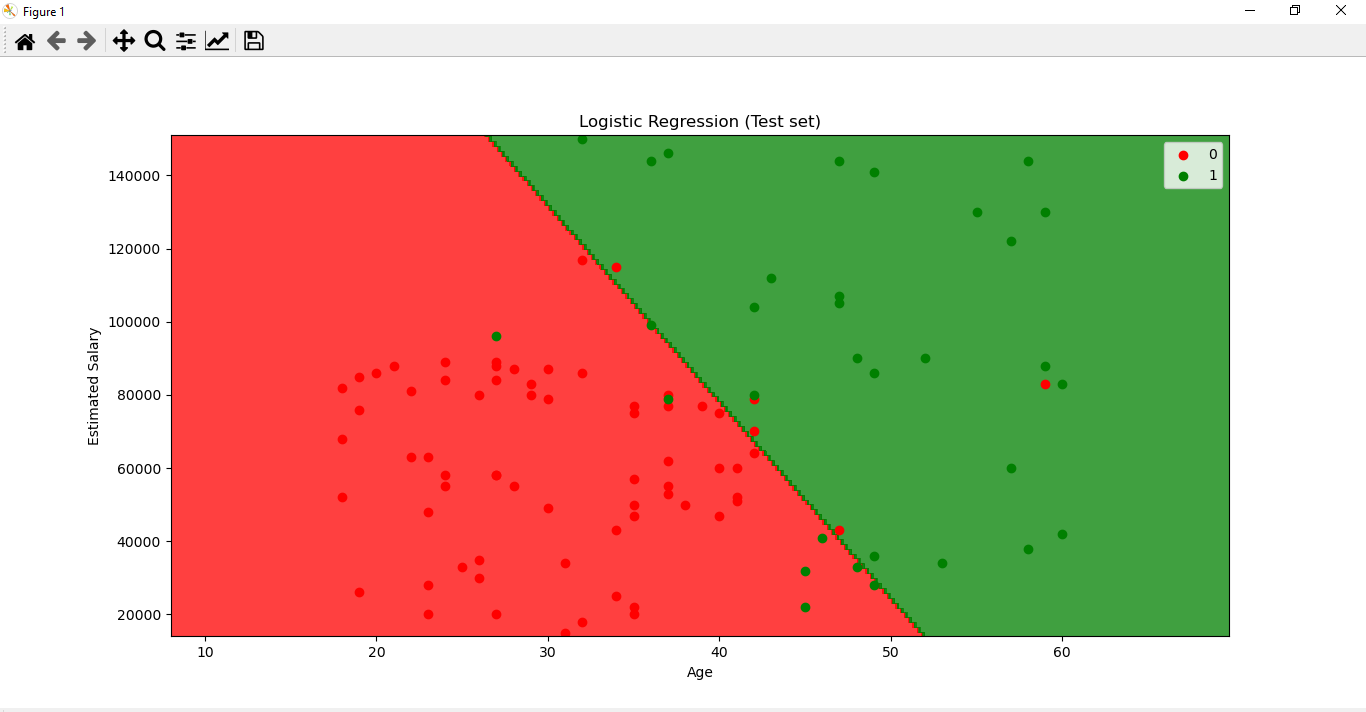

Python code for this plot:
# logistic regression
import numpy as np
import matplotlib.pyplot as plt
import pandas as pd

dataset = pd.read_csv('Social_Network_Ads.csv')
X = dataset.iloc[:, :-1].values
y = dataset.iloc[:, -1].values

print("######################################################")

#Splitting the dataset into the Training set and Test set
from sklearn.model_selection import train_test_split
X_train, X_test, y_train, y_test = train_test_split(X, y, test_size = 0.25, random_state = 0 )

#y = y.reshape(len(y),1)

# Feature Scaling
from sklearn.preprocessing import StandardScaler
sc_X = StandardScaler()
X_train = sc_X.fit_transform(X_train)
X_test = sc_X.fit_transform(X_test)



# Fitting the logistic regression model to training dataset
# create your regressor
from sklearn.linear_model import LogisticRegression
classifier = LogisticRegression(random_state = 0)
classifier.fit(X_train, y_train)

print(classifier.predict(sc_X.transform([[30,87000]])))

# Predict the test set results
y_pred = classifier.predict(X_test)

# Making Confusion Matrix
from sklearn.metrics import confusion_matrix, accuracy_score
cm = confusion_matrix(y_test, y_pred)
print(cm)
acs = accuracy_score(y_test, y_pred)
print(acs)

"""# Visualizing the training set results
from matplotlib.colors import ListedColormap
sc = StandardScaler()
X_set, y_set = sc_X.inverse_transform(X_train), y_train
X1, X2 = np.meshgrid(np.arange(start = X_set[:, 0].min() - 10, stop = X_set[:, 0].max() + 10, step = 0.25),
                     np.arange(start = X_set[:, 1].min() - 1000, stop = X_set[:, 1].max() + 1000, step = 0.25))
plt.contourf(X1, X2, classifier.predict(sc_X.transform(np.array([X1.ravel(), X2.ravel()]).T)).reshape(X1.shape),
             alpha = 0.75, cmap = ListedColormap(('red', 'green')))
plt.xlim(X1.min(), X1.max())
plt.ylim(X2.min(), X2.max())
for i, j in enumerate(np.unique(y_set)):
    plt.scatter(X_set[y_set == j, 0], X_set[y_set == j, 1], c = ListedColormap(('red', 'green'))(i), label = j)
plt.title('Logistic Regression (Training set)')
plt.xlabel('Age')
plt.ylabel('Estimated Salary')
plt.legend()
plt.show()"""

# Visualizing the test set results
from matplotlib.colors import ListedColormap
sc = StandardScaler()
X_set, y_set = sc_X.inverse_transform(X_test), y_test
X1, X2 = np.meshgrid(np.arange(start = X_set[:, 0].min() - 10, stop = X_set[:, 0].max() + 10, step = 0.25),
                     np.arange(start = X_set[:, 1].min() - 1000, stop = X_set[:, 1].max() + 1000, step = 0.25))
plt.contourf(X1, X2, classifier.predict(sc_X.transform(np.array([X1.ravel(), X2.ravel()]).T)).reshape(X1.shape),
             alpha = 0.75, cmap = ListedColormap(('red', 'green')))
plt.xlim(X1.min(), X1.max())
plt.ylim(X2.min(), X2.max())
for i, j in enumerate(np.unique(y_set)):
    plt.scatter(X_set[y_set == j, 0], X_set[y_set == j, 1], c = ListedColormap(('red', 'green'))(i), label = j)
plt.title('Logistic Regression (Test set)')
plt.xlabel('Age')
plt.ylabel('Estimated Salary')
plt.legend()
plt.show()
